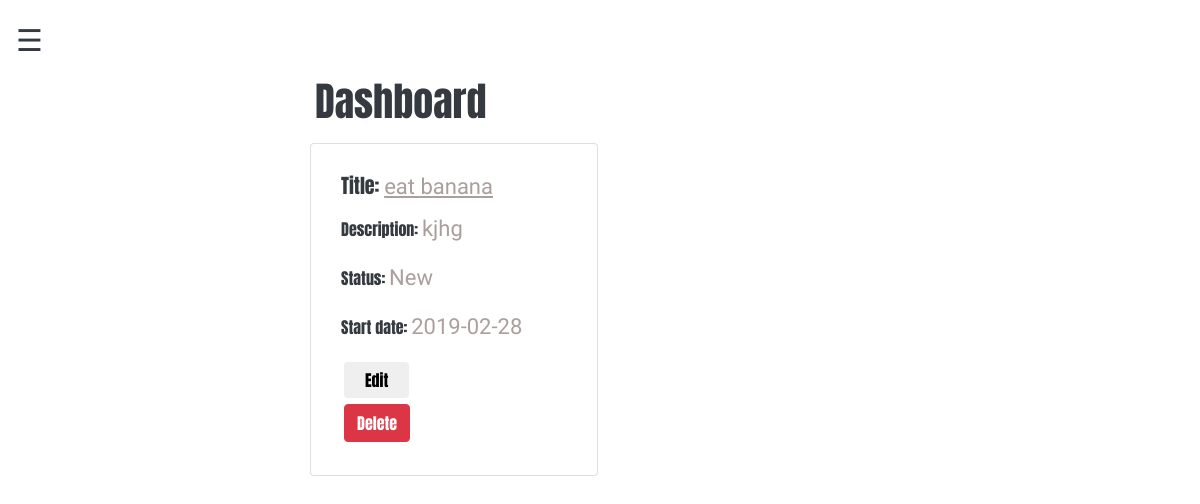
Before: / with the older database file.
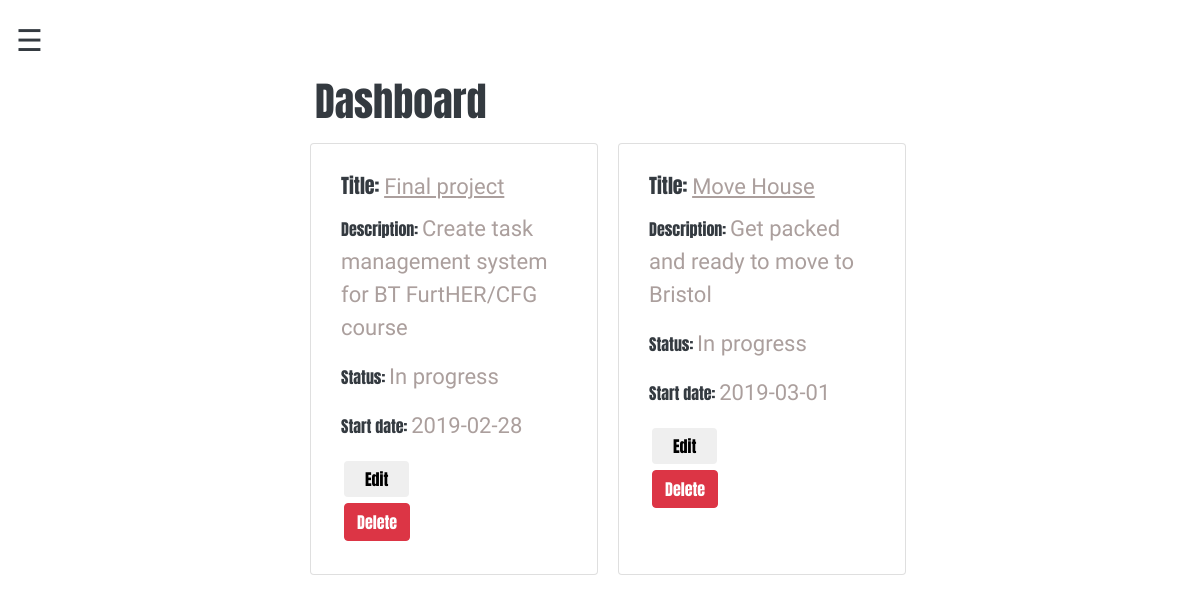
After: the same page with the newer database file.
### tables this page shows
CREATE TABLE task_management(id INTEGER PRIMARY KEY AUTOINCREMENT, name TEXT, description TEXT, status TEXT, important BOOLEAN, date TEXT);

### task_api.py (the view)
@app.route("/", methods=["GET"])
def api_get_all_tasks():
    conn = get_db()
    result = get_all_tasks(conn)
    return render_template("dashboard.html", tasks=result)

### db_connection.py (called while the page is built)
def get_all_tasks(conn):
    c = conn.cursor()
    c.execute('SELECT id, name, description, status, important, date FROM task_management ORDER BY date')
    columns = ["id", "name", "description", "status", "important", "date"]
    result = [dict(zip(columns, row)) for row in c.fetchall()] #combines two lists into a list of tuples
    c.close()
    return result

### task_api.py (called while the page is built)
def get_db(): #from Flask documentation
    db = getattr(g, "_database", None)
    if db is None:
        db = g._database = sqlite3.connect("task_management.db")
    return db

@app.teardown_appcontext
def close_connection(exception):
    db = getattr(g, "_database", None)
    if db is not None:
        db.close()

### templates/dashboard.html
{% extends "template.html" %}
{% block content %}
<div class="container-fluid">
<div class="row">
  <div class="col-md-3">
  </div>
  <div class="col-md-6">
    <h1>Dashboard</h1>
        </div>
        <div class="col-md-3">
        </div>
        </div>
        <div class="row">
<div class="col-md-3">
  </div>
  {% for task in tasks %}
    <div id="task_card" class="card" style="width: 18rem;">
      <div class="card-body">
        <h5 class="card-title">Title: <span>{{task.name}}</span></h5>
        <p class="card-text">Description: <span>{{task.description}}</span></p>
        <p class="card-text">Status: <span>{{task.status}}</span></p>
        <p class="card-text">Start date: <span>{{task.date}}</span></p>
      <a href="{{ url_for("api_get_task_by_id", taskId=task.id) }}"><button id="submit-{{task.id}}" type="submit" class="edit_btn btn">Edit</button></a>
          <form id="delete-{{task.id}}" method="POST" action="{{ url_for("api_delete_task", taskId=task.id) }}">
            <button id="submit-{{task.id}}" type="submit" class="btn btn-danger">Delete</button>
          </form>
          </div>
          </div>
          {% endfor %}
      {% endblock %}

### templates/template.html (shortened to what this page needs)
<!DOCTYPE html>
<html lang="en-GB">
<head>
	<link rel="stylesheet" href="https://stackpath.bootstrapcdn.com/bootstrap/4.1.3/css/bootstrap.min.css">
	<link rel="stylesheet" href="{{ url_for('static', filename='css/custom.css') }}">
</head>
<body>
	<div id="main">
		<span style="font-size:30px;cursor:pointer" onclick="openNav()">&#9776;</span>
	</div>
  {% block content %}
  {% endblock %}
</body>
</html>

### static/css/custom.css (style rules this page uses)
body { font-family: "Anton", sans-serif; color: #343a40; }
#main { transition: margin-left .5s; padding: 16px; }
#task_card { margin: 10px; padding: 10px; }
#task_card h5 span { text-decoration: underline; }
#task_card span { font-size: 22px; color: #AB9F9D; font-family: 'Ropa Sans', sans-serif; }
.edit_btn { padding: 5px 20px; }
.btn { margin: 3px; }

Changed rows visible on the page:
removed task_management: name "eat banana", description "kjhg", status "New", date "2019-02-28"
added task_management: name "Final project", description "Create task management system for BT FurtHER/CFG course", status "In progress", date "2019-02-28"
added task_management: name "Move House", description "Get packed and ready to move to Bristol", status "In progress", date "2019-03-01"
